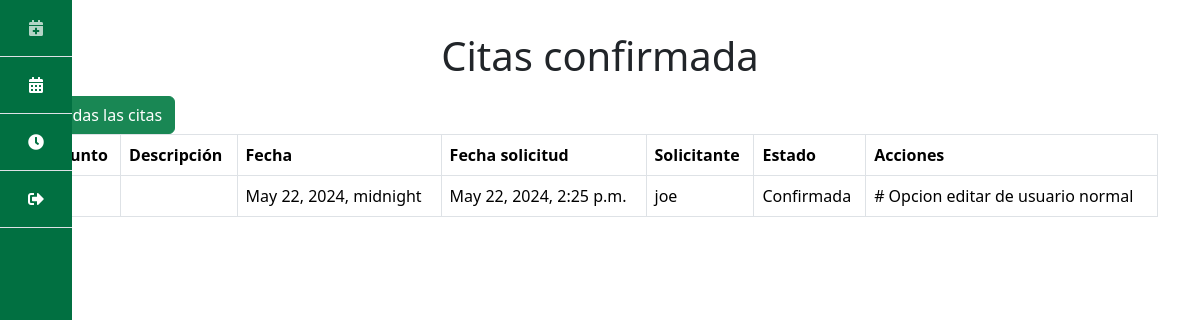
The page /citas_confirmadas/ (signed in) on the database as committed earlier.
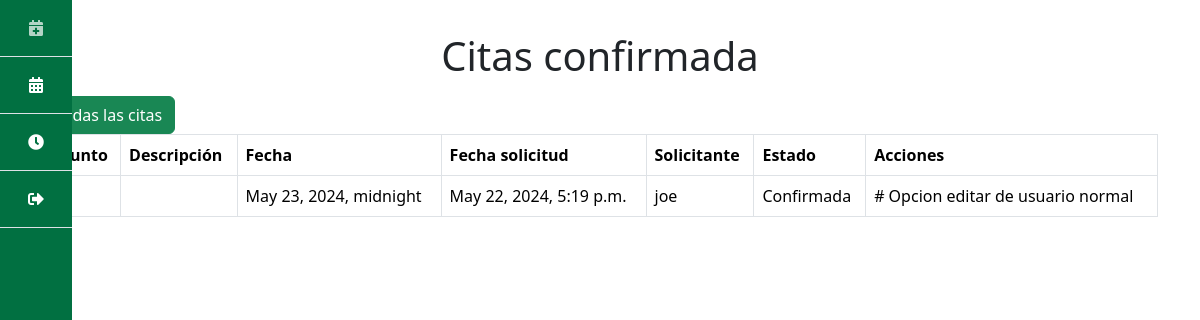
The same page on the database as committed later.
### paginas/models.py (models this page shows)
class Cita(models.Model):
    PENDIENTE = 'Pendiente'
    CONFIRMADA = 'Confirmada'
    CANCELADA = 'Declinada'
    ESTADOS_CITA = [
        (PENDIENTE, 'Pendiente'),
        (CONFIRMADA, 'Confirmada'),
        (CANCELADA, 'Cancelada'),
    ]
    HOMBRE = 'Hombre'
    MUJER = 'Mujer'
    PREFIERO_NO_DECIRLO = 'Prefiero no decirlo'
    GENERO = [
        (HOMBRE, 'Hombre'),
        (MUJER, 'Mujer'),
        (PREFIERO_NO_DECIRLO, 'Prefiero no decirlo'),
    ]

### paginas/views.py (the view)
# urls.py: path('citas_confirmadas/', views.citas_confirmadas, name = 'citas_confirmadas'),
def citas_confirmadas(request):
    if request.user.username == 'espy':
        citas = Cita.objects.filter(estado='Confirmada').order_by('fecha')
    else:
        citas = Cita.objects.filter(
            estado='Confirmada', user=request.user).order_by('fecha')
    return render(request, 'citas_confirmadas.html', {
        'citas': citas})

### paginas/templates/citas_confirmadas.html
{% extends 'base.html' %} {% block content %}
<h1 class="text-center mt-3 mb-3">Citas confirmada</h1>
<a href="/citas" class="btn btn-success">Todas las citas</a>
<table class="table table-bordered">
    <thead>
        <tr>
            <th scope="col">Asunto</th>
            <th scope="col">Descripción</th>
            <th scope="col">Fecha</th>
            <th scope="col">Fecha solicitud</th>
            <th scope="col">Solicitante</th>
            <th scope="col">Estado</th>
            <th scope="col">Acciones</th>
        </tr>
    </thead>
    <tbody>
        {% for cita in citas %}
        <tr>
            <td>{{ cita.titulo }}</td>
            <td>{{ cita.motivo }}</td>
            <td>{{ cita.fecha }}</td>
            <td>{{ cita.solicitada }}</td>
            <td>{{ cita.user }}</td>
            <td>{{ cita.estado }}</td>
            <td>
                {% if user.username == 'espy' %}
                    <a href="/citas/{{ cita.id }}" class="btn btn-success"
                        >Editar
                    </a>
                {% else %}
                    # Opcion editar de usuario normal
                {% endif %}
            </td>
            {% endfor %}
        </tr>
    </tbody>
</table>
{% endblock %}

### paginas/templates/base.html (shortened to what this page needs)
<!DOCTYPE html>
<html lang="es">
    <head>
        {% load static %}
        <link
            href="https://cdn.jsdelivr.net/npm/bootstrap@5.3.3/dist/css/bootstrap.min.css"
            rel="stylesheet"
        />
        <link
            rel="stylesheet"
            href="https://cdnjs.cloudflare.com/ajax/libs/font-awesome/5.15.3/css/all.min.css"
        />
        <link rel="stylesheet" href="{% static 'css/styles.css' %}" />
    </head>
    <body>
        <div class="d-flex">
            <div
                class="d-flex flex-column flex-shrink-0 h-100"
                style="
                    position: fixed;
                    width: 4.5rem;
                    background-color: #017041;
                    min-height: 100vh;
                "
            >
                <ul
                    class="nav nav-pills nav-flush flex-column mb-auto text-center"
                >
                    {% if user.is_authenticated %}
                    <li>
                        <a
                            href="/citas/crear"
                            class="nav-link {% if request.path == '/citas/crear' %}active{% endif %} py-3 border-bottom rounded-0"
                            data-bs-toggle="tooltip"
                            data-bs-placement="right"
                            aria-label="Agendar Nueva Cita"
                            data-bs-original-title="Agendar Nueva Cita"
                        >
                            <i class="fas fa-calendar-plus"></i>
                        </a>
                    </li>
                    <li>
                        <a
                            href="/citas"
                            class="nav-link {% if request.path == '/citas/' %}active{% endif %} py-3 border-bottom rounded-0"
                            data-bs-toggle="tooltip"
                            data-bs-placement="right"
                            aria-label="Citas"
                            data-bs-original-title="Citas"
                        >
                            <i class="fas fa-calendar-alt"></i>
                        </a>
                    </li>
                    <li>
                        <a
                            href="/horario"
                            class="nav-link {% if request.path == '/horario/' %}active{% endif %} py-3 border-bottom rounded-0"
                            data-bs-toggle="tooltip"
                            data-bs-placement="right"
                            aria-label="Horarios"
                            data-bs-original-title="Horarios"
                        >
                            <i class="fas fa-clock"></i>
                        </a>
                    </li>
                    <li>
                        <a
                            href="/logout"
                            class="nav-link py-3 border-bottom rounded-0"
                            data-bs-toggle="tooltip"
                            data-bs-placement="right"
                            aria-label="Cerrar sesión"
                            data-bs-original-title="Cerrar sesión"
                        >
                            <i class="fas fa-sign-out-alt"></i>
                        </a>
                    </li>
                    {% endif %}
                </ul>
            </div>
            <div class="container mt-3">{% block content %} {% endblock %}</div>
        </div>
    </body>
</html>

### paginas/static/css/styles.css (style rules this page uses)
:root { --bs-primary: #017041; --bs-secondary: #f1a730; }
.nav-link { color: white !important; }

Rows that differ between the two databases and show on the page:
removed Cita: fecha "May 22, 2024, midnight", solicitada "May 22, 2024, 2:25 p.m.", user "joe", estado "Confirmada"
added Cita: fecha "May 23, 2024, midnight", solicitada "May 22, 2024, 5:19 p.m.", user "joe", estado "Confirmada"
